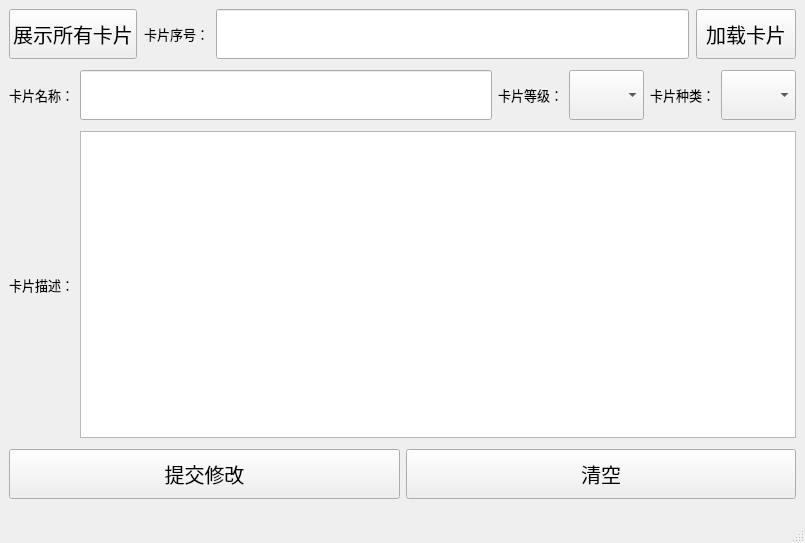
<?xml version="1.0" encoding="UTF-8"?>
<ui version="4.0">
 <class>MainWindow</class>
 <widget class="QMainWindow" name="MainWindow">
  <property name="geometry">
   <rect>
    <x>0</x>
    <y>0</y>
    <width>805</width>
    <height>543</height>
   </rect>
  </property>
  <property name="windowTitle">
   <string>MainWindow</string>
  </property>
  <widget class="QWidget" name="centralwidget">
   <layout class="QVBoxLayout" name="verticalLayout" stretch="1,1,3,1">
    <item>
     <layout class="QHBoxLayout" name="horizontalLayout" stretch="0,0,0,0">
      <property name="spacing">
       <number>7</number>
      </property>
      <property name="bottomMargin">
       <number>5</number>
      </property>
      <item>
       <widget class="QPushButton" name="pushButton_3">
        <property name="minimumSize">
         <size>
          <width>100</width>
          <height>50</height>
         </size>
        </property>
        <property name="baseSize">
         <size>
          <width>0</width>
          <height>0</height>
         </size>
        </property>
        <property name="font">
         <font>
          <pointsize>15</pointsize>
         </font>
        </property>
        <property name="text">
         <string>展示所有卡片</string>
        </property>
       </widget>
      </item>
      <item>
       <widget class="QLabel" name="label">
        <property name="font">
         <font>
          <pointsize>10</pointsize>
         </font>
        </property>
        <property name="text">
         <string>卡片序号：</string>
        </property>
       </widget>
      </item>
      <item>
       <widget class="QLineEdit" name="number">
        <property name="minimumSize">
         <size>
          <width>0</width>
          <height>50</height>
         </size>
        </property>
        <property name="font">
         <font>
          <pointsize>20</pointsize>
         </font>
        </property>
        <property name="frame">
         <bool>true</bool>
        </property>
       </widget>
      </item>
      <item>
       <widget class="QPushButton" name="pushButton">
        <property name="minimumSize">
         <size>
          <width>100</width>
          <height>50</height>
         </size>
        </property>
        <property name="font">
         <font>
          <pointsize>15</pointsize>
         </font>
        </property>
        <property name="text">
         <string>加载卡片</string>
        </property>
       </widget>
      </item>
     </layout>
    </item>
    <item>
     <layout class="QHBoxLayout" name="horizontalLayout_2">
      <property name="bottomMargin">
       <number>5</number>
      </property>
      <item>
       <widget class="QLabel" name="label_2">
        <property name="font">
         <font>
          <pointsize>10</pointsize>
         </font>
        </property>
        <property name="text">
         <string>卡片名称：</string>
        </property>
       </widget>
      </item>
      <item>
       <widget class="QLineEdit" name="name">
        <property name="minimumSize">
         <size>
          <width>0</width>
          <height>50</height>
         </size>
        </property>
        <property name="font">
         <font>
          <pointsize>20</pointsize>
         </font>
        </property>
       </widget>
      </item>
      <item>
       <widget class="QLabel" name="label_3">
        <property name="font">
         <font>
          <pointsize>10</pointsize>
         </font>
        </property>
        <property name="text">
         <string>卡片等级：</string>
        </property>
       </widget>
      </item>
      <item>
       <widget class="QComboBox" name="level">
        <property name="minimumSize">
         <size>
          <width>75</width>
          <height>50</height>
         </size>
        </property>
        <property name="maximumSize">
         <size>
          <width>75</width>
          <height>16777215</height>
         </size>
        </property>
        <property name="font">
         <font>
          <pointsize>15</pointsize>
         </font>
        </property>
        <property name="iconSize">
         <size>
          <width>40</width>
          <height>40</height>
         </size>
        </property>
       </widget>
      </item>
      <item>
       <widget class="QLabel" name="label_4">
        <property name="font">
         <font>
          <pointsize>10</pointsize>
         </font>
        </property>
        <property name="text">
         <string>卡片种类：</string>
        </property>
       </widget>
      </item>
      <item>
       <widget class="QComboBox" name="kind">
        <property name="minimumSize">
         <size>
          <width>75</width>
          <height>50</height>
         </size>
        </property>
        <property name="maximumSize">
         <size>
          <width>75</width>
          <height>16777215</height>
         </size>
        </property>
        <property name="font">
         <font>
          <pointsize>15</pointsize>
         </font>
        </property>
        <property name="iconSize">
         <size>
          <width>30</width>
          <height>30</height>
         </size>
        </property>
       </widget>
      </item>
     </layout>
    </item>
    <item>
     <layout class="QHBoxLayout" name="horizontalLayout_3">
      <property name="bottomMargin">
       <number>5</number>
      </property>
      <item>
       <widget class="QLabel" name="label_5">
        <property name="font">
         <font>
          <pointsize>10</pointsize>
         </font>
        </property>
        <property name="text">
         <string>卡片描述：</string>
        </property>
       </widget>
      </item>
      <item>
       <widget class="QTextEdit" name="describe">
        <property name="font">
         <font>
          <pointsize>20</pointsize>
         </font>
        </property>
       </widget>
      </item>
     </layout>
    </item>
    <item>
     <layout class="QHBoxLayout" name="horizontalLayout_4">
      <property name="bottomMargin">
       <number>5</number>
      </property>
      <item>
       <widget class="QPushButton" name="pushButton_2">
        <property name="minimumSize">
         <size>
          <width>0</width>
          <height>50</height>
         </size>
        </property>
        <property name="font">
         <font>
          <pointsize>15</pointsize>
         </font>
        </property>
        <property name="text">
         <string>提交修改</string>
        </property>
       </widget>
      </item>
      <item>
       <widget class="QPushButton" name="pushButton_4">
        <property name="minimumSize">
         <size>
          <width>0</width>
          <height>50</height>
         </size>
        </property>
        <property name="font">
         <font>
          <pointsize>15</pointsize>
         </font>
        </property>
        <property name="text">
         <string>清空</string>
        </property>
       </widget>
      </item>
     </layout>
    </item>
   </layout>
  </widget>
  <widget class="QStatusBar" name="statusbar">
   <property name="minimumSize">
    <size>
     <width>0</width>
     <height>30</height>
    </size>
   </property>
   <property name="font">
    <font>
     <pointsize>15</pointsize>
    </font>
   </property>
  </widget>
 </widget>
 <resources/>
 <connections>
  <connection>
   <sender>pushButton_3</sender>
   <signal>clicked()</signal>
   <receiver>MainWindow</receiver>
   <slot>show_cards()</slot>
   <hints>
    <hint type="sourcelabel">
     <x>55</x>
     <y>23</y>
    </hint>
    <hint type="destinationlabel">
     <x>-76</x>
     <y>59</y>
    </hint>
   </hints>
  </connection>
  <connection>
   <sender>pushButton</sender>
   <signal>clicked()</signal>
   <receiver>MainWindow</receiver>
   <slot>load_card()</slot>
   <hints>
    <hint type="sourcelabel">
     <x>470</x>
     <y>35</y>
    </hint>
    <hint type="destinationlabel">
     <x>878</x>
     <y>31</y>
    </hint>
   </hints>
  </connection>
  <connection>
   <sender>pushButton_2</sender>
   <signal>clicked()</signal>
   <receiver>MainWindow</receiver>
   <slot>submit()</slot>
   <hints>
    <hint type="sourcelabel">
     <x>104</x>
     <y>472</y>
    </hint>
    <hint type="destinationlabel">
     <x>924</x>
     <y>483</y>
    </hint>
   </hints>
  </connection>
  <connection>
   <sender>pushButton_4</sender>
   <signal>clicked()</signal>
   <receiver>MainWindow</receiver>
   <slot>clear()</slot>
   <hints>
    <hint type="sourcelabel">
     <x>158</x>
     <y>463</y>
    </hint>
    <hint type="destinationlabel">
     <x>169</x>
     <y>649</y>
    </hint>
   </hints>
  </connection>
 </connections>
 <slots>
  <slot>show_cards()</slot>
  <slot>load_card()</slot>
  <slot>submit()</slot>
  <slot>clear()</slot>
 </slots>
</ui>
